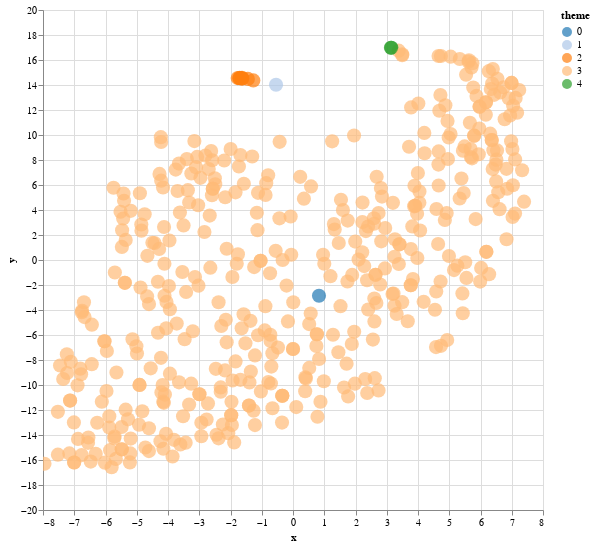

This figure's notebook cell:
### Markdown cell above
With a dataset this size, over **short texts**, it is difficult to interpret the topics (many short words, even with TF-IDF). Let's apply T-SNE !

### Code cell
docs_tsne_th = TSNE(n_components=2, learning_rate='auto',
                  init='pca', metric='cosine', perplexity=50.0).fit_transform(lsa_topics)
print(docs_tsne_th.shape)

data_th = pd.DataFrame({'x': docs_tsne_th[:,0],
                        'y': docs_tsne_th[:,1],
                        #'theme': df['theme']})
                        'theme': dominant_topics_lsa })

alt.data_transformers.disable_max_rows()
alt.Chart(data_th[:]).mark_circle(size=200).encode(
    x="x", 
    y="y", 
    color=alt.Color('theme:N', scale=alt.Scale(scheme='category20')),
    tooltip=['theme']
).interactive().properties(
    width=500,
    height=500
)

### Figure 1 — Vega-Lite specification as saved in the notebook (floating-point values rounded to 4 significant figures; data arrays with more than 128 entries replaced by an {"elided": "..."} marker saying what was removed)
{"config": {"view": {"continuousWidth": 300, "continuousHeight": 300}}, "data": {"name": "data-f6770f6c966855549a9a9477cc80f026"}, "mark": {"type": "circle", "size": 200}, "encoding": {"color": {"field": "theme", "scale": {"scheme": "category20"}, "type": "nominal"}, "tooltip": [{"field": "theme", "type": "quantitative"}], "x": {"field": "x", "type": "quantitative"}, "y": {"field": "y", "type": "quantitative"}}, "height": 500, "params": [{"name": "param_6", "select": {"type": "interval", "encodings": ["x", "y"]}, "bind": "scales"}], "width": 500, "$schema": "https://vega.github.io/schema/vega-lite/v5.20.1.json", "datasets": {"data-f6770f6c966855549a9a9477cc80f026": {"elided": "458 records"}}}
